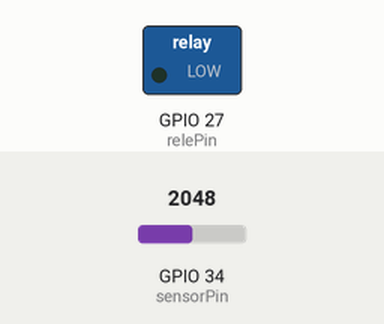
The sketch below on a simulated ESP32. Parts: switched loads named in the sketch (green lamp = pin HIGH). The inputs (shaded band) are chosen by the test bench; at power-on: GPIO 34 (sensorPin) = 2048. WiFi joins after 1.5 s; servers stay silent unless stated; the local clock reads 2024-03-15 10:24:30 at power-on unless the sketch sets it; what the sketch prints to the serial monitor is not drawn.

Above: at 4.7 s.
4.8 s: GPIO 34 (sensorPin) set to 2158
At 14.4 s:
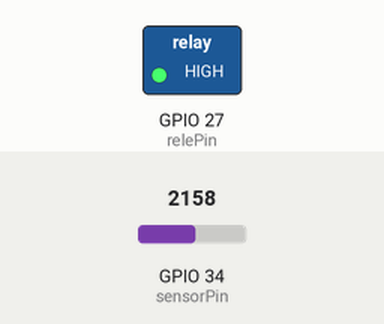
15.0 s: GPIO 34 (sensorPin) set to 2047
At 25.2 s:
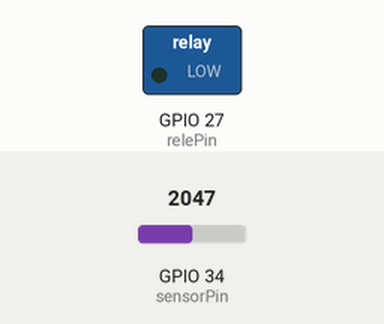
26.0 s: GPIO 34 (sensorPin) set to 2866
At 35.9 s:
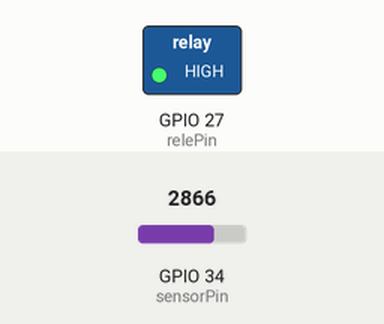
Timing chart, 0 to 37.4 s (numbered marks = the images above; inputs shaded):
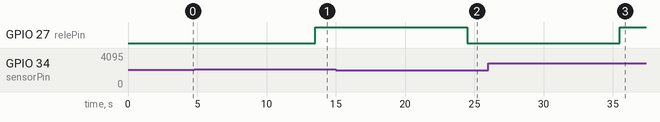

The sketch:

Bomba_humidade_wifi_rele.ino
```cpp
#include <WiFi.h>
#include <ESP_Mail_Client.h>
#include <time.h>  // Para obter a hora via NTP

// WiFi
const char* ssid = "MEO-4F9B70";
const char* password = "1c3ee143d8";

// Sensor e relé
const int sensorPin = 34;
const int relePin = 27;
const int valorSeco = 3200;
const int valorMolhado = 1000;

WiFiServer server(80);

// Histórico
const int maxRegistos = 10;
int historicoHumidade[maxRegistos];
bool historicoBomba[maxRegistos];
String historicoHora[maxRegistos];
int idx = 0;
bool bombaLigada = false;

// Email
#define SMTP_HOST "smtp.gmail.com"
#define SMTP_PORT 465
#define AUTHOR_EMAIL "ruidanielgil@gmail.com"
#define AUTHOR_PASSWORD "durm biwi wdza pzzr"
#define RECIPIENT_EMAIL "ruidanielgil@gmail.com"

SMTPSession smtp;

// Setup da hora NTP
const char* ntpServer = "pool.ntp.org";
const long gmtOffset_sec = 0;         // Para Portugal: 0 no inverno, 3600 no verão
const int daylightOffset_sec = 3600;  // Horário de verão

String getHoraAtual() {
  struct tm timeinfo;
  if (!getLocalTime(&timeinfo)) return "N/A";
  char buffer[30];
  strftime(buffer, sizeof(buffer), "%Y-%m-%d %H:%M:%S", &timeinfo);
  return String(buffer);
}

void enviarEmail(String assunto, String corpo) {
  SMTP_Message message;

  message.sender.name = "ESP32 Sistema Rega";
  message.sender.email = AUTHOR_EMAIL;
  message.subject = assunto;
  message.addRecipient("Utilizador", RECIPIENT_EMAIL);
  message.text.content = corpo;
  message.text.charSet = "utf-8";
  message.text.transfer_encoding = Content_Transfer_Encoding::enc_7bit;

  // Nova configuração de sessão
  Session_Config config;
  config.server.host_name = SMTP_HOST;
  config.server.port = SMTP_PORT;
  config.login.email = AUTHOR_EMAIL;
  config.login.password = AUTHOR_PASSWORD;
  config.login.user_domain = "";

  if (!smtp.connect(&config)) {
    Serial.println("Falha ao conectar ao servidor SMTP.");
    return;
  }

  if (!MailClient.sendMail(&smtp, &message)) {
    Serial.print("Erro ao enviar email: ");
    Serial.println(smtp.errorReason());
  } else {
    Serial.println("Email enviado com sucesso!");
  }

  smtp.closeSession();  // fecha a sessão
}


void setup() {
  Serial.begin(115200);
  pinMode(relePin, OUTPUT);
  digitalWrite(relePin, LOW);

  WiFi.begin(ssid, password);
  Serial.print("A conectar ao WiFi");
  while (WiFi.status() != WL_CONNECTED) {
    delay(500);
    Serial.print(".");
  }
  Serial.println("\nWiFi conectado!");
  Serial.println(WiFi.localIP());

  // Sincroniza com o servidor de hora
  configTime(gmtOffset_sec, daylightOffset_sec, ntpServer);
  Serial.println("A obter hora NTP...");
  delay(2000);

  server.begin();

  for (int i = 0; i < maxRegistos; i++) {
    historicoHumidade[i] = -1;
    historicoBomba[i] = false;
    historicoHora[i] = "";
  }
}

void loop() {
  int leitura = analogRead(sensorPin);
  int percentagem = map(leitura, valorSeco, valorMolhado, 0, 100);
  percentagem = constrain(percentagem, 0, 100);

  bool novaBombaLigada = percentagem < 50;
  digitalWrite(relePin, novaBombaLigada ? HIGH : LOW);

  // Se houve mudança de estado na bomba, envia email
  if (novaBombaLigada != bombaLigada) {
    bombaLigada = novaBombaLigada;
    String assunto = bombaLigada ? "Bomba LIGADA" : "Bomba DESLIGADA";
    String corpo = "A bomba foi " + String(bombaLigada ? "ligada" : "desligada");
    corpo += "\nHora: " + getHoraAtual();
    corpo += "\nHumidade atual: " + String(percentagem) + "%";
    enviarEmail(assunto, corpo);
  }

  // Guarda no histórico
  historicoHumidade[idx] = percentagem;
  historicoBomba[idx] = bombaLigada;
  historicoHora[idx] = getHoraAtual();
  idx = (idx + 1) % maxRegistos;

  // Página HTML
  WiFiClient client = server.available();
  if (client) {
    Serial.println("Cliente conectado.");
    String request = client.readStringUntil('\r');
    client.flush();

    String html = "<!DOCTYPE html><html><head><meta charset='UTF-8'>";
    html += "<meta http-equiv='refresh' content='10'><title>Humidade</title></head><body>";
    html += "<h1>Registo de Humidade e Estado da Bomba</h1>";
    html += "<table border='1' cellpadding='5'><tr><th>Data/Hora</th><th>Humidade (%)</th><th>Bomba</th></tr>";

    for (int i = 0; i < maxRegistos; i++) {
      int pos = (idx + i) % maxRegistos;
      if (historicoHumidade[pos] == -1) continue;
      html += "<tr>";
      html += "<td>" + historicoHora[pos] + "</td>";
      html += "<td>" + String(historicoHumidade[pos]) + "</td>";
      html += String("<td>") + (historicoBomba[pos] ? "Ligada" : "Desligada") + "</td>";
      html += "</tr>";
    }

    html += "</table></body></html>";

    client.println("HTTP/1.1 200 OK");
    client.println("Content-type: text/html");
    client.println();
    client.println(html);
    client.stop();
  }

  delay(10000);  // Espera 10 segundos
}
```

Measured:
- the behaviour switches between 2100 and 2101 on GPIO 34 (sensorPin) (found by bisection; images 0 and 1)
- after the input at 4.8 s, GPIO 27 (relePin): LOW → HIGH after 8.7 s
- after the input at 15.0 s, GPIO 27 (relePin): HIGH → LOW after 9.5 s
- after the input at 26.0 s, GPIO 27 (relePin): LOW → HIGH after 9.5 s
